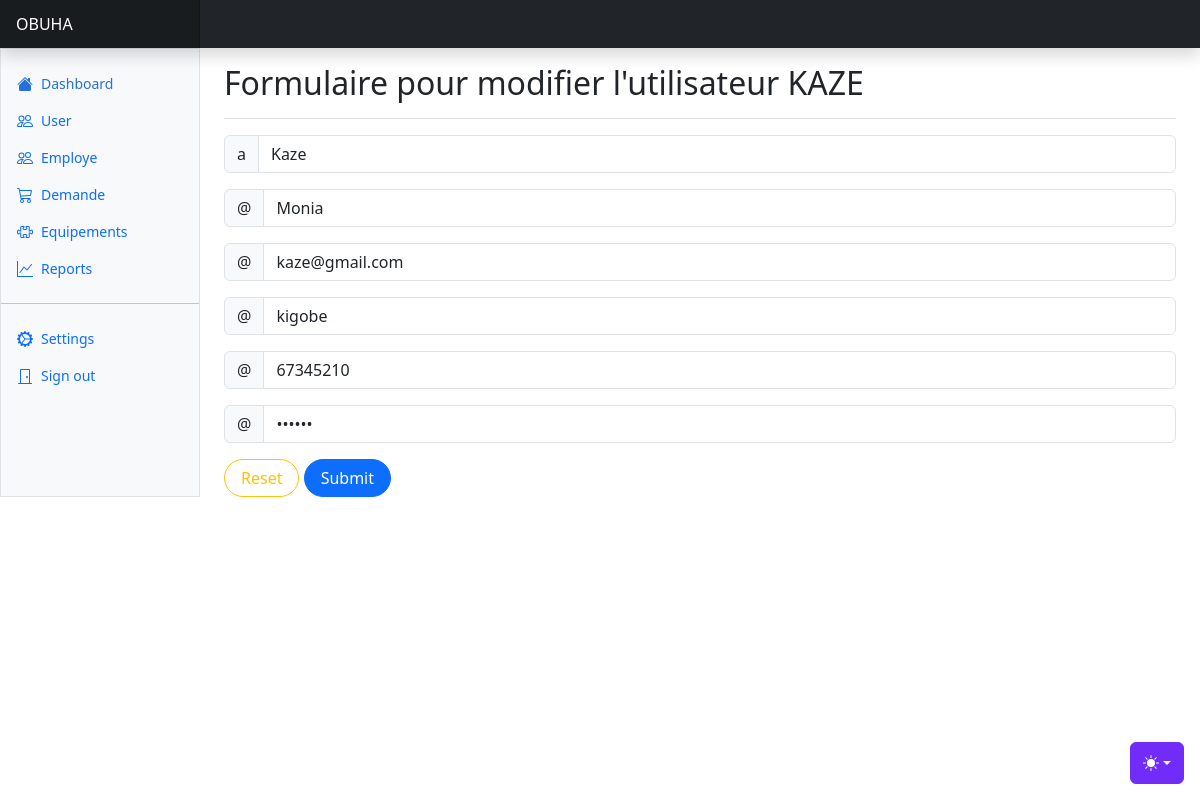
/edit_user.php?id=1 (signed in), run on the app's committed database.
### tables this page shows
CREATE TABLE `user` (
  `id` int(20) NOT NULL,
  `nom` varchar(40) NOT NULL,
  `prenom` varchar(35) NOT NULL,
  `adresse` varchar(40) NOT NULL,
  `tel` int(11) NOT NULL,
  `email` varchar(20) NOT NULL,
  `password` int(11) NOT NULL
);

### edit_user.php (the view, shortened to what this page needs)
<?php require_once 'header.php';
if(isset($_GET['id'])) {
 $query = $pdo->prepare("SELECT * FROM `user` WHERE id = ?");
 $query->execute(array($_GET['id']));
 $data = $query->fetchAll(PDO::FETCH_ASSOC);
 foreach ($data as $value) {
   $nom = $value['nom'];
   $prenom = $value['prenom'];
   $adresse = $value['adresse'];
   $tel = $value['tel'];
   $email = $value['email'];
   $password = $value['password'];
  }
}
?>
    <main class="col-md-9 ms-sm-auto col-lg-10 px-md-4">
      <div class="d-flex justify-content-between flex-wrap flex-md-nowrap align-items-center pt-3 pb-2 mb-3 border-bottom">
        <h1 class="h2">Formulaire pour modifier l'utilisateur <?php echo strtoupper($nom); ?></h1>
      </div>
  <form method="POST">
   <div class="input-group mb-3">
    <span class="input-group-text">a</span>
    <input type="text" class="form-control" placeholder="Nom" aria-label="Nom" name="nom" value="<?php echo $nom; ?>">
  </div>
  <div class="input-group mb-3">
    <span class="input-group-text">@</span>
    <input type="text" class="form-control" placeholder="Prenom" aria-label="Prenom" name="prenom" value="<?php echo $prenom; ?>">
  </div>
  <div class="input-group mb-3">
    <span class="input-group-text">@</span>
    <input type="email" class="form-control" placeholder="Email" aria-label="email" name="email" value="<?php echo $email; ?>">
  </div>
  <div class="input-group mb-3">
    <span class="input-group-text">@</span>
    <input type="text" class="form-control" placeholder="Adresse" aria-label="Adresse" name="adresse" value="<?php echo $adresse; ?>">
  </div>
  <div class="input-group mb-3">
    <span class="input-group-text">@</span>
    <input type="number" class="form-control" placeholder="Telephone" aria-label="Telephone" name="telephone" value="<?php echo $tel; ?>">
  </div>
  <div class="input-group mb-3">
    <span class="input-group-text">@</span>
    <input type="password" class="form-control" placeholder="Password" aria-label="Password" name="password" value="<?php echo $password; ?>">
  </div>
  <input type="reset" class=" btn btn-outline-warning rounded-pill px-3" name="Reset">
  <input type="submit" class="btn btn-primary rounded-pill px-3" name="Envoyer">
 </form>
<?php require "footer.php" ?>

### data on the page
user: nom "KAZE", nom "Kaze", prenom "Monia", email "kaze@gmail.com", adresse "kigobe", telephone "67345210"
